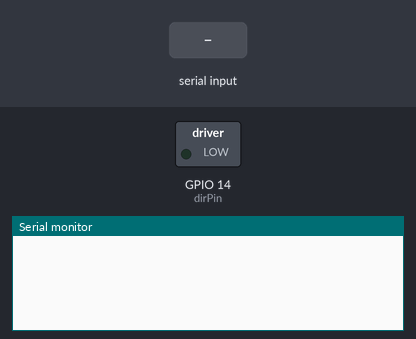
A program run on a simulated ESP32. Parts: switched loads named in the program (green lamp = pin HIGH), the last lines printed to the serial monitor. The test bench sets the inputs (shaded band). Pins used as bus, display or sensor lines are not drawn.

Above: at 1.2 s.
1.3 s: "90,45\n" received over Serial
At 2.4 s:
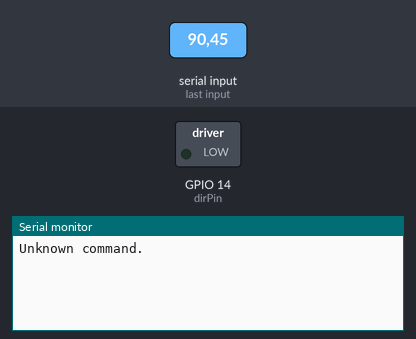
2.8 s: "g90\n" received over Serial
At 3.5 s:
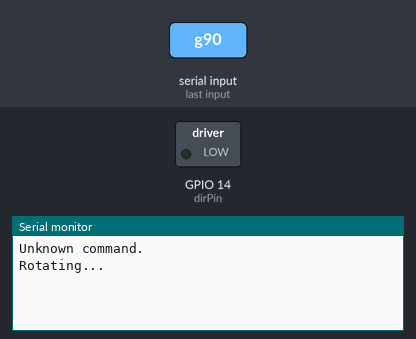
4.3 s: "r90\n" received over Serial
At 4.6 s:
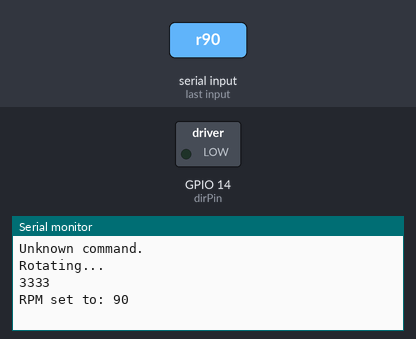

The program:

main.cpp
```cpp
#include <Arduino.h>
#include <GlassStepper.h>

int stepPin = 12;
int dirPin = 14;
int stepperDriverEnablePin = 27;
int pitchPerRev = 500;
double anglePerStep = 1.8;
GlassStepper stepper(stepPin, dirPin, stepperDriverEnablePin, pitchPerRev, anglePerStep);

String inputString = "";  // A string to hold incoming data
bool newData = false;     // Flag to mark when new data is received


// Function to read serial input non-blocking
void readSerialInput() {
    while (Serial.available() > 0) {
        char inChar = (char)Serial.read();

        if (inChar == '\n') {  // End of command
            newData = true;    // Mark that we have new data
        } else {
            inputString += inChar;  // Append character to the input string
        }
    }
}

// Function to process the received command
void processInput() {
    if (inputString.length() > 0) {
        char command = inputString.charAt(0);  // Get the first character as command
        if (command == 'g') {
            stepper.start();  // Start rotation
            Serial.println("Rotating...");
        }
        else if (command == 'r') {
            // Handle 'r' followed by a number (RPM)
            if (inputString.length() > 1) {
                int rpm = inputString.substring(1).toInt();  // Get the number after 'r'
                stepper.setMotorRPM(rpm);                    // Set the RPM
                Serial.print("RPM set to: ");
                Serial.println(rpm);
            } else {
                Serial.println("Error: No RPM value provided.");
            }
        }
        else if (command == 's') {
            stepper.stop();  // Stop the motor
            Serial.println("Stopped.");
        } else {
            Serial.println("Unknown command.");
        }
    }

    inputString = "";  // Clear the input string after processing
}

void setup() {
    Serial.begin(115200);    // Start serial communication at 9600 baud rate
    inputString.reserve(10);  // Reserve memory for the input string
}

void loop() {
    readSerialInput();  // Check for any serial input

    if (newData) {
        processInput();  // Process the received command
        newData = false; // Reset the flag for new data
    }
    stepper.rotate();
}
```

GlassStepper.cpp
```cpp
#include "GlassStepper.h"

GlassStepper::GlassStepper(int stepPin, int dirPin, int stepperDriverEnablePin, float pitch, float anglePerStep)
    : stepPin(stepPin), dirPin(dirPin), stepperDriverEnablePin(stepperDriverEnablePin), pitch(pitch), anglePerStep(anglePerStep),
      stepsToMove(0), upDirection(true), stepperPosition(0), movingDistance(0), rpm(0), stepInterval(0), previousStepTimer(0), rotateFlag(0)
{
    moveMotorFlag = false;
    pinMode(stepPin, OUTPUT);
    pinMode(dirPin, OUTPUT);
    pinMode(stepperDriverEnablePin, OUTPUT);
    digitalWrite(stepperDriverEnablePin, HIGH);
    digitalWrite(dirPin, HIGH);
}

void GlassStepper::setMoveDistance(double distance)
{
    this->movingDistance = distance;
    convertDistanceToSteps();
}

void GlassStepper::setMotorRPM(float rpm)
{
    this->rpm = rpm;
    float revPerSec = rpm / 60;
    float anglePerSec = revPerSec * 360;
    this->stepInterval = anglePerStep * 1000000 / anglePerSec;
    Serial.println(stepInterval);
}

void GlassStepper::start()
{
    this->rotateFlag = true;
    digitalWrite(stepperDriverEnablePin, LOW);
}

void GlassStepper::rotate()
{
    if (rotateFlag && micros() > previousStepTimer + stepInterval)
    {
        previousStepTimer = micros();
        digitalWrite(stepPin, HIGH);
        delayMicroseconds(1);
        digitalWrite(stepPin, LOW);
        delayMicroseconds(1);
    }
}
void GlassStepper::stop()
{
    this->rotateFlag = false;
    digitalWrite(stepperDriverEnablePin, HIGH);
}

void GlassStepper::convertDistanceToSteps()
{
    float revolutions = movingDistance / pitch;
    stepsToMove = round(revolutions * 360 / anglePerStep);
    upDirection = (stepsToMove > 0);
    Serial.println(upDirection);
    if (upDirection)
    {
        digitalWrite(dirPin, HIGH);
        Serial.println("HIGH");
    }
    else
    {
        digitalWrite(dirPin, LOW);
        Serial.println("LOW");
    }
}

double GlassStepper::recalculateDistance()
{
    return stepsToMove * anglePerStep / 360.0 * pitch;
}

void GlassStepper::moveMotorByDistance()
{
    digitalWrite(stepperDriverEnablePin, LOW);
    for (int x = 0; x < abs(stepsToMove); x++)
    {
        digitalWrite(stepPin, HIGH);
        delayMicroseconds(500);
        digitalWrite(stepPin, LOW);
        delayMicroseconds(500);
    }
    digitalWrite(stepperDriverEnablePin, HIGH);
    stepperPosition += recalculateDistance();
}

void GlassStepper::zeroPosition()
{
    stepperPosition = 0;
}
```

GlassStepper.h
```cpp
#ifndef GLASS_STEPPER_H
#define GLASS_STEPPER_H

#include <Arduino.h>

class GlassStepper {
public:
    GlassStepper(int stepPin, int dirPin, int stepperDriverEnablePin, float pitch, float anglePerStep);

    void setMoveDistance(double distance);  // Sets the desired move distance
    void moveMotorByDistance();  // Moves the motor by the recalculated distance
    void setMotorRPM(float rpm);
    void rotate();
    void stop();
    void start();

    void zeroPosition();  // Resets the motor position to zero
    double getPosition() const { return stepperPosition; }
    double getMovingDistance() const { return movingDistance; }
    bool moveMotorFlag;

private:
    int stepPin;
    int dirPin;
    int stepperDriverEnablePin;
    float pitch;
    float anglePerStep;
    int stepsToMove;
    bool upDirection;
    double stepperPosition;
    double movingDistance;
    float rpm;
    int stepInterval;
    unsigned long previousStepTimer;
    bool rotateFlag;

    void convertDistanceToSteps();
    double recalculateDistance();  // Recalculates the distance based on the rounded steps
};

#endif
```

Measured:
- after the input at 1.3 s, the serial monitor: prints a new line at once (image 1)
- after the input at 2.8 s, the serial monitor: prints a new line at once (image 2)
- after the input at 4.3 s, the serial monitor: prints a new line at once (image 3)
